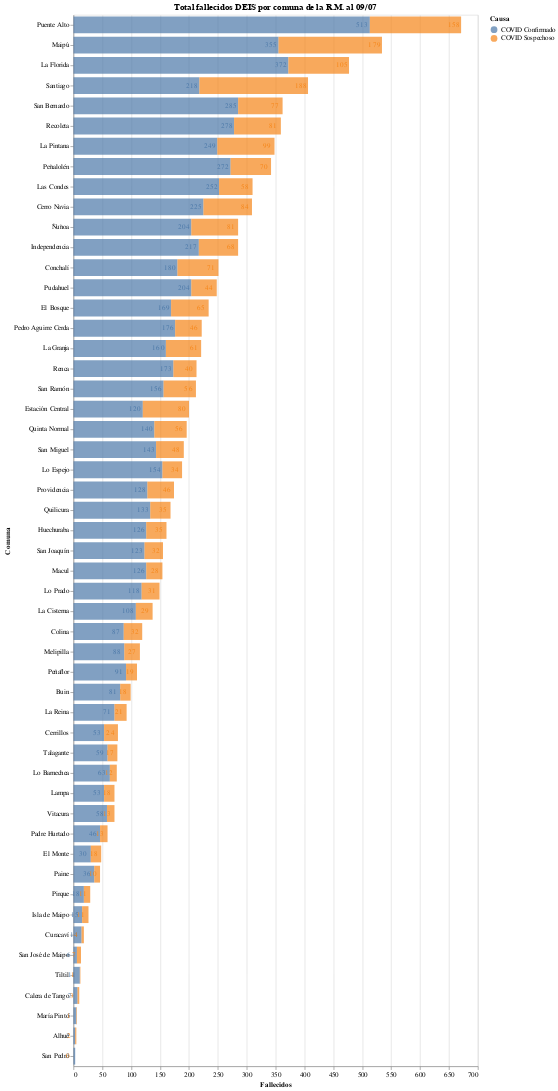

The code cell stored with this chart in its notebook:
### Code cell
#hide_input
bars = alt.Chart(deaths_long_format).mark_bar(opacity=0.7, size=25).encode(
    x = alt.X('Fallecidos:Q', stack='zero'),
    y = alt.Y('Comuna', sort='-x'),
    tooltip = ['Comuna', 'Fallecidos'],
    color = alt.Color('Causa', sort=['Confirmado','Sospechoso']),
    order = alt.Order('Causa')
)

text = alt.Chart(deaths_long_format).mark_text(dx=-11, dy=0, color="#636363").encode(
     x=alt.X('Fallecidos:Q', stack='zero'),
     y=alt.Y('Comuna', sort='-x'),
     color=alt.Color('Causa', sort=['Confirmado','Sospechoso']),
     order = alt.Order("Causa"),
     text=alt.Text("Fallecidos", format=',.0f')
)
(bars+text).properties(
    title = f"Total fallecidos DEIS por comuna de la R.M. al {pd.to_datetime('2020-07-09').strftime('%d/%m')}",
    width = 600,
    height = alt.Step(30)
)

### Figure 1 — Vega-Lite specification as saved in the notebook (floating-point values rounded to 4 significant figures)
{"config": {"view": {"continuousWidth": 400, "continuousHeight": 300}}, "layer": [{"mark": {"type": "bar", "opacity": 0.7, "size": 25}, "encoding": {"color": {"type": "nominal", "field": "Causa", "sort": ["Confirmado", "Sospechoso"]}, "order": {"type": "nominal", "field": "Causa"}, "tooltip": [{"type": "nominal", "field": "Comuna"}, {"type": "quantitative", "field": "Fallecidos"}], "x": {"type": "quantitative", "field": "Fallecidos", "stack": "zero"}, "y": {"type": "nominal", "field": "Comuna", "sort": "-x"}}}, {"mark": {"type": "text", "color": "#636363", "dx": -11, "dy": 0}, "encoding": {"color": {"type": "nominal", "field": "Causa", "sort": ["Confirmado", "Sospechoso"]}, "order": {"type": "nominal", "field": "Causa"}, "text": {"type": "quantitative", "field": "Fallecidos", "format": ",.0f"}, "x": {"type": "quantitative", "field": "Fallecidos", "stack": "zero"}, "y": {"type": "nominal", "field": "Comuna", "sort": "-x"}}}], "data": {"name": "data-97588f873c37caebda050e11a7748188"}, "height": {"step": 30}, "title": "Total fallecidos DEIS por comuna de la R.M. al 09/07", "width": 600, "$schema": "https://vega.github.io/schema/vega-lite/v4.8.1.json", "datasets": {"data-97588f873c37caebda050e11a7748188": [{"Comuna": "Colina", "Causa": "COVID Confirmado", "Fallecidos": 87}, {"Comuna": "Conchalí", "Causa": "COVID Confirmado", "Fallecidos": 180}, {"Comuna": "Lo Prado", "Causa": "COVID Confirmado", "Fallecidos": 118}, {"Comuna": "La Cisterna", "Causa": "COVID Confirmado", "Fallecidos": 108}, {"Comuna": "Quinta Normal", "Causa": "COVID Confirmado", "Fallecidos": 140}, {"Comuna": "Cerrillos", "Causa": "COVID Confirmado", "Fallecidos": 53}, {"Comuna": "Maipú", "Causa": "COVID Confirmado", "Fallecidos": 355}, {"Comuna": "Renca", "Causa": "COVID Confirmado", "Fallecidos": 173}, {"Comuna": "Ñuñoa", "Causa": "COVID Confirmado", "Fallecidos": 204}, {"Comuna": "San Joaquín", "Causa": "COVID Confirmado", "Fallecidos": 123}, {"Comuna": "San Bernardo", "Causa": "COVID Confirmado", "Fallecidos": 285}, {"Comuna": "Lo Espejo", "Causa": "COVID Confirmado", "Fallecidos": 154}, {"Comuna": "Independencia", "Causa": "COVID Confirmado", "Fallecidos": 217}, {"Comuna": "Curacaví", "Causa": "COVID Confirmado", "Fallecidos": 14}, {"Comuna": "San Ramón", "Causa": "COVID Confirmado", "Fallecidos": 156}, {"Comuna": "Paine", "Causa": "COVID Confirmado", "Fallecidos": 36}, {"Comuna": "Recoleta", "Causa": "COVID Confirmado", "Fallecidos": 278}, {"Comuna": "Huechuraba", "Causa": "COVID Confirmado", "Fallecidos": 126}, {"Comuna": "Estación Central", "Causa": "COVID Confirmado", "Fallecidos": 120}, {"Comuna": "Calera de Tango", "Causa": "COVID Confirmado", "Fallecidos": 7}, {"Comuna": "Lo Barnechea", "Causa": "COVID Confirmado", "Fallecidos": 63}, {"Comuna": "Cerro Navia", "Causa": "COVID Confirmado", "Fallecidos": 225}, {"Comuna": "La Florida", "Causa": "COVID Confirmado", "Fallecidos": 372}, {"Comuna": "Peñalolén", "Causa": "COVID Confirmado", "Fallecidos": 272}, {"Comuna": "Pudahuel", "Causa": "COVID Confirmado", "Fallecidos": 204}, {"Comuna": "La Pintana", "Causa": "COVID Confirmado", "Fallecidos": 249}, {"Comuna": "Isla de Maipo", "Causa": "COVID Confirmado", "Fallecidos": 15}, {"Comuna": "Peñaflor", "Causa": "COVID Confirmado", "Fallecidos": 91}, {"Comuna": "Buin", "Causa": "COVID Confirmado", "Fallecidos": 81}, {"Comuna": "San José de Maipo", "Causa": "COVID Confirmado", "Fallecidos": 6}, {"Comuna": "La Granja", "Causa": "COVID Confirmado", "Fallecidos": 160}, {"Comuna": "Puente Alto", "Causa": "COVID Confirmado", "Fallecidos": 513}, {"Comuna": "Talagante", "Causa": "COVID Confirmado", "Fallecidos": 59}, {"Comuna": "Lampa", "Causa": "COVID Confirmado", "Fallecidos": 53}, {"Comuna": "Padre Hurtado", "Causa": "COVID Confirmado", "Fallecidos": 46}, {"Comuna": "Macul", "Causa": "COVID Confirmado", "Fallecidos": 126}, {"Comuna": "Pedro Aguirre Cerda", "Causa": "COVID Confirmado", "Fallecidos": 176}, {"Comuna": "San Miguel", "Causa": "COVID Confirmado", "Fallecidos": 143}, {"Comuna": "El Monte", "Causa": "COVID Confirmado", "Fallecidos": 30}, {"Comuna": "Vitacura", "Causa": "COVID Confirmado", "Fallecidos": 58}, {"Comuna": "Santiago", "Causa": "COVID Confirmado", "Fallecidos": 218}, {"Comuna": "Melipilla", "Causa": "COVID Confirmado", "Fallecidos": 88}, {"Comuna": "Providencia", "Causa": "COVID Confirmado", "Fallecidos": 128}, {"Comuna": "La Reina", "Causa": "COVID Confirmado", "Fallecidos": 71}, {"Comuna": "Las Condes", "Causa": "COVID Confirmado", "Fallecidos": 252}, {"Comuna": "Pirque", "Causa": "COVID Confirmado", "Fallecidos": 18}, {"Comuna": "El Bosque", "Causa": "COVID Confirmado", "Fallecidos": 169}, {"Comuna": "Tiltil", "Causa": "COVID Confirmado", "Fallecidos": 11}, {"Comuna": "Quilicura", "Causa": "COVID Confirmado", "Fallecidos": 133}, {"Comuna": "Alhué", "Causa": "COVID Confirmado", "Fallecidos": 3}, {"Comuna": "María Pinto", "Causa": "COVID Confirmado", "Fallecidos": 5}, {"Comuna": "San Pedro", "Causa": "COVID Confirmado", "Fallecidos": 3}, {"Comuna": "Colina", "Causa": "COVID Sospechoso", "Fallecidos": 32}, {"Comuna": "Conchalí", "Causa": "COVID Sospechoso", "Fallecidos": 71}, {"Comuna": "Lo Prado", "Causa": "COVID Sospechoso", "Fallecidos": 31}, {"Comuna": "La Cisterna", "Causa": "COVID Sospechoso", "Fallecidos": 29}, {"Comuna": "Quinta Normal", "Causa": "COVID Sospechoso", "Fallecidos": 56}, {"Comuna": "Cerrillos", "Causa": "COVID Sospechoso", "Fallecidos": 24}, {"Comuna": "Maipú", "Causa": "COVID Sospechoso", "Fallecidos": 179}, {"Comuna": "Renca", "Causa": "COVID Sospechoso", "Fallecidos": 40}, {"Comuna": "Ñuñoa", "Causa": "COVID Sospechoso", "Fallecidos": 81}, {"Comuna": "San Joaquín", "Causa": "COVID Sospechoso", "Fallecidos": 32}, {"Comuna": "San Bernardo", "Causa": "COVID Sospechoso", "Fallecidos": 77}, {"Comuna": "Lo Espejo", "Causa": "COVID Sospechoso", "Fallecidos": 34}, {"Comuna": "Independencia", "Causa": "COVID Sospechoso", "Fallecidos": 68}, {"Comuna": "Curacaví", "Causa": "COVID Sospechoso", "Fallecidos": 4}, {"Comuna": "San Ramón", "Causa": "COVID Sospechoso", "Fallecidos": 56}, {"Comuna": "Paine", "Causa": "COVID Sospechoso", "Fallecidos": 10}, {"Comuna": "Recoleta", "Causa": "COVID Sospechoso", "Fallecidos": 81}, {"Comuna": "Huechuraba", "Causa": "COVID Sospechoso", "Fallecidos": 35}, {"Comuna": "Estación Central", "Causa": "COVID Sospechoso", "Fallecidos": 80}, {"Comuna": "Calera de Tango", "Causa": "COVID Sospechoso", "Fallecidos": 3}, {"Comuna": "Lo Barnechea", "Causa": "COVID Sospechoso", "Fallecidos": 12}, {"Comuna": "Cerro Navia", "Causa": "COVID Sospechoso", "Fallecidos": 84}, {"Comuna": "La Florida", "Causa": "COVID Sospechoso", "Fallecidos": 105}, {"Comuna": "Peñalolén", "Causa": "COVID Sospechoso", "Fallecidos": 70}, {"Comuna": "Pudahuel", "Causa": "COVID Sospechoso", "Fallecidos": 44}, {"Comuna": "La Pintana", "Causa": "COVID Sospechoso", "Fallecidos": 99}, {"Comuna": "Isla de Maipo", "Causa": "COVID Sospechoso", "Fallecidos": 11}, {"Comuna": "Peñaflor", "Causa": "COVID Sospechoso", "Fallecidos": 19}, {"Comuna": "Buin", "Causa": "COVID Sospechoso", "Fallecidos": 18}, {"Comuna": "San José de Maipo", "Causa": "COVID Sospechoso", "Fallecidos": 7}, {"Comuna": "La Granja", "Causa": "COVID Sospechoso", "Fallecidos": 61}, {"Comuna": "Puente Alto", "Causa": "COVID Sospechoso", "Fallecidos": 158}, {"Comuna": "Talagante", "Causa": "COVID Sospechoso", "Fallecidos": 17}, {"Comuna": "Lampa", "Causa": "COVID Sospechoso", "Fallecidos": 18}, {"Comuna": "Padre Hurtado", "Causa": "COVID Sospechoso", "Fallecidos": 13}, {"Comuna": "Macul", "Causa": "COVID Sospechoso", "Fallecidos": 28}, {"Comuna": "Pedro Aguirre Cerda", "Causa": "COVID Sospechoso", "Fallecidos": 46}, {"Comuna": "San Miguel", "Causa": "COVID Sospechoso", "Fallecidos": 48}, {"Comuna": "El Monte", "Causa": "COVID Sospechoso", "Fallecidos": 18}, {"Comuna": "Vitacura", "Causa": "COVID Sospechoso", "Fallecidos": 13}, {"Comuna": "Santiago", "Causa": "COVID Sospechoso", "Fallecidos": 188}, {"Comuna": "Melipilla", "Causa": "COVID Sospechoso", "Fallecidos": 27}, {"Comuna": "Providencia", "Causa": "COVID Sospechoso", "Fallecidos": 46}, {"Comuna": "La Reina", "Causa": "COVID Sospechoso", "Fallecidos": 21}, {"Comuna": "Las Condes", "Causa": "COVID Sospechoso", "Fallecidos": 58}, {"Comuna": "Pirque", "Causa": "COVID Sospechoso", "Fallecidos": 11}, {"Comuna": "El Bosque", "Causa": "COVID Sospechoso", "Fallecidos": 65}, {"Comuna": "Tiltil", "Causa": "COVID Sospechoso", "Fallecidos": 1}, {"Comuna": "Quilicura", "Causa": "COVID Sospechoso", "Fallecidos": 35}, {"Comuna": "Alhué", "Causa": "COVID Sospechoso", "Fallecidos": 2}, {"Comuna": "María Pinto", "Causa": "COVID Sospechoso", "Fallecidos": 1}, {"Comuna": "San Pedro", "Causa": "COVID Sospechoso", "Fallecidos": 0}]}}
